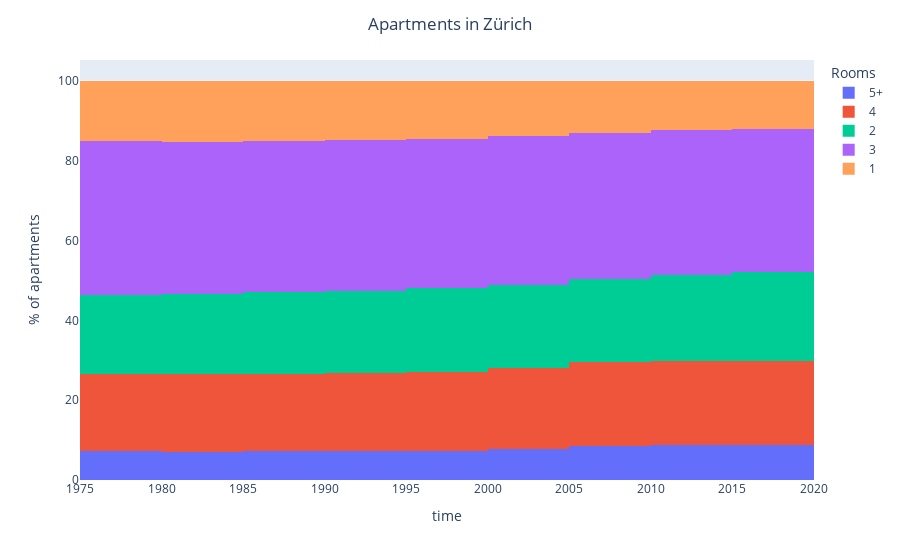

Notebook code for this chart:
### Code cell
cols = ["1", "2", "3", "4", "5+"]
start = df[cols].iloc[0] / sum(df[cols].iloc[0])
end = df[cols].iloc[-1] / sum(df[cols].iloc[-1])
diff = abs(end-start)
cols = [x for _, x in sorted(zip(diff, cols))]

fig = px.histogram(df, x="time", y=cols, barnorm="percent")
fig.update_layout(
    title='Apartments in Zürich', 
    title_x=0.5,
    yaxis_title="% of apartments",
    legend_title="Rooms"
)
fig.show()

### Figure 1 — Plotly figure (JSON) as saved in the notebook; plotly's stock layout.template omitted (floating-point values rounded to 4 significant figures)
{"data": [{"alignmentgroup": "True", "bingroup": "x", "histfunc": "sum", "hovertemplate": "variable=5+<br>time=%{x}<br>sum of value (normalized as percent)=%{y}<extra></extra>", "legendgroup": "5+", "marker": {"color": "#636efa"}, "name": "5+", "offsetgroup": "5+", "orientation": "v", "showlegend": true, "type": "histogram", "x": ["1977-12-31", "1978-12-31", "1979-12-31", "1980-12-31", "1981-12-31", "1982-12-31", "1983-12-31", "1984-12-31", "1985-12-31", "1986-12-31", "1987-12-31", "1988-12-31", "1989-12-31", "1990-12-31", "1991-12-31", "1992-12-31", "1993-12-31", "1994-12-31", "1995-12-31", "1996-12-31", "1997-12-31", "1998-12-31", "1999-12-31", "2000-12-31", "2001-12-31", "2002-12-31", "2003-12-31", "2004-12-31", "2005-12-31", "2006-12-31", "2007-12-31", "2008-12-31", "2009-12-31", "2010-12-31", "2011-12-31", "2012-12-31", "2013-12-31", "2014-12-31", "2015-12-31", "2016-12-31", "2017-12-31"], "xaxis": "x", "y": [12728, 12706, 12696, 12706, 12790, 12936, 13079, 13152, 13298, 13404, 13404, 13448, 13454, 13512, 13667, 13686, 13750, 13931, 14006, 14066, 14152, 14280, 14417, 14732, 14986, 15311, 16274, 16506, 16855, 17216, 17692, 17982, 18110, 18269, 18229, 18408, 18535, 18738, 18951, 19062, 19247], "yaxis": "y"}, {"alignmentgroup": "True", "bingroup": "x", "histfunc": "sum", "hovertemplate": "variable=4<br>time=%{x}<br>sum of value (normalized as percent)=%{y}<extra></extra>", "legendgroup": "4", "marker": {"color": "#EF553B"}, "name": "4", "offsetgroup": "4", "orientation": "v", "showlegend": true, "type": "histogram", "x": ["1977-12-31", "1978-12-31", "1979-12-31", "1980-12-31", "1981-12-31", "1982-12-31", "1983-12-31", "1984-12-31", "1985-12-31", "1986-12-31", "1987-12-31", "1988-12-31", "1989-12-31", "1990-12-31", "1991-12-31", "1992-12-31", "1993-12-31", "1994-12-31", "1995-12-31", "1996-12-31", "1997-12-31", "1998-12-31", "1999-12-31", "2000-12-31", "2001-12-31", "2002-12-31", "2003-12-31", "2004-12-31", "2005-12-31", "2006-12-31", "2007-12-31", "2008-12-31", "2009-12-31", "2010-12-31", "2011-12-31", "2012-12-31", "2013-12-31", "2014-12-31", "2015-12-31", "2016-12-31", "2017-12-31"], "xaxis": "x", "y": [33927, 34066, 34147, 34328, 34851, 35230, 35376, 35567, 35783, 35989, 36105, 36202, 36338, 36367, 36612, 36718, 37077, 37366, 37523, 37821, 37997, 38302, 38541, 39103, 39424, 39758, 41271, 41487, 41788, 42366, 43165, 43727, 44026, 44181, 44332, 44800, 45266, 45468, 46168, 46484, 46922], "yaxis": "y"}, {"alignmentgroup": "True", "bingroup": "x", "histfunc": "sum", "hovertemplate": "variable=2<br>time=%{x}<br>sum of value (normalized as percent)=%{y}<extra></extra>", "legendgroup": "2", "marker": {"color": "#00cc96"}, "name": "2", "offsetgroup": "2", "orientation": "v", "showlegend": true, "type": "histogram", "x": ["1977-12-31", "1978-12-31", "1979-12-31", "1980-12-31", "1981-12-31", "1982-12-31", "1983-12-31", "1984-12-31", "1985-12-31", "1986-12-31", "1987-12-31", "1988-12-31", "1989-12-31", "1990-12-31", "1991-12-31", "1992-12-31", "1993-12-31", "1994-12-31", "1995-12-31", "1996-12-31", "1997-12-31", "1998-12-31", "1999-12-31", "2000-12-31", "2001-12-31", "2002-12-31", "2003-12-31", "2004-12-31", "2005-12-31", "2006-12-31", "2007-12-31", "2008-12-31", "2009-12-31", "2010-12-31", "2011-12-31", "2012-12-31", "2013-12-31", "2014-12-31", "2015-12-31", "2016-12-31", "2017-12-31"], "xaxis": "x", "y": [34686, 34963, 35324, 35717, 36103, 36491, 36691, 37118, 37599, 37971, 38252, 38476, 38621, 38797, 39012, 39156, 39558, 39891, 40190, 40623, 40816, 40966, 41161, 41337, 41559, 41723, 41917, 42009, 42195, 42437, 42682, 43002, 43248, 43476, 44680, 45615, 46538, 47068, 47935, 48991, 49925], "yaxis": "y"}, {"alignmentgroup": "True", "bingroup": "x", "histfunc": "sum", "hovertemplate": "variable=3<br>time=%{x}<br>sum of value (normalized as percent)=%{y}<extra></extra>", "legendgroup": "3", "marker": {"color": "#ab63fa"}, "name": "3", "offsetgroup": "3", "orientation": "v", "showlegend": true, "type": "histogram", "x": ["1977-12-31", "1978-12-31", "1979-12-31", "1980-12-31", "1981-12-31", "1982-12-31", "1983-12-31", "1984-12-31", "1985-12-31", "1986-12-31", "1987-12-31", "1988-12-31", "1989-12-31", "1990-12-31", "1991-12-31", "1992-12-31", "1993-12-31", "1994-12-31", "1995-12-31", "1996-12-31", "1997-12-31", "1998-12-31", "1999-12-31", "2000-12-31", "2001-12-31", "2002-12-31", "2003-12-31", "2004-12-31", "2005-12-31", "2006-12-31", "2007-12-31", "2008-12-31", "2009-12-31", "2010-12-31", "2011-12-31", "2012-12-31", "2013-12-31", "2014-12-31", "2015-12-31", "2016-12-31", "2017-12-31"], "xaxis": "x", "y": [68026, 68080, 68139, 68465, 68874, 69342, 69429, 69671, 69957, 70250, 70479, 70638, 70896, 70949, 71289, 71406, 71899, 72103, 72350, 72594, 72754, 72979, 73246, 73550, 73865, 73884, 74086, 74166, 74386, 75007, 75406, 75485, 75659, 75851, 77028, 77380, 78003, 78036, 78835, 79193, 79734], "yaxis": "y"}, {"alignmentgroup": "True", "bingroup": "x", "histfunc": "sum", "hovertemplate": "variable=1<br>time=%{x}<br>sum of value (normalized as percent)=%{y}<extra></extra>", "legendgroup": "1", "marker": {"color": "#FFA15A"}, "name": "1", "offsetgroup": "1", "orientation": "v", "showlegend": true, "type": "histogram", "x": ["1977-12-31", "1978-12-31", "1979-12-31", "1980-12-31", "1981-12-31", "1982-12-31", "1983-12-31", "1984-12-31", "1985-12-31", "1986-12-31", "1987-12-31", "1988-12-31", "1989-12-31", "1990-12-31", "1991-12-31", "1992-12-31", "1993-12-31", "1994-12-31", "1995-12-31", "1996-12-31", "1997-12-31", "1998-12-31", "1999-12-31", "2000-12-31", "2001-12-31", "2002-12-31", "2003-12-31", "2004-12-31", "2005-12-31", "2006-12-31", "2007-12-31", "2008-12-31", "2009-12-31", "2010-12-31", "2011-12-31", "2012-12-31", "2013-12-31", "2014-12-31", "2015-12-31", "2016-12-31", "2017-12-31"], "xaxis": "x", "y": [26132, 26280, 27536, 28039, 27398, 27758, 27725, 28283, 28032, 28060, 27963, 27973, 27892, 27925, 27925, 27925, 27925, 27925, 27925, 27925, 27925, 27925, 27925, 27925, 27925, 27925, 27042, 26998, 26894, 26813, 26673, 26594, 26538, 26312, 25485, 25768, 26130, 26167, 26168, 26220, 26421], "yaxis": "y"}], "layout": {"barmode": "relative", "barnorm": "percent", "legend": {"title": {"text": "Rooms"}, "tracegroupgap": 0}, "margin": {"t": 60}, "title": {"text": "Apartments in Zürich", "x": 0.5}, "xaxis": {"anchor": "y", "domain": [0, 1], "title": {"text": "time"}}, "yaxis": {"anchor": "x", "domain": [0, 1], "title": {"text": "% of apartments"}}}}
